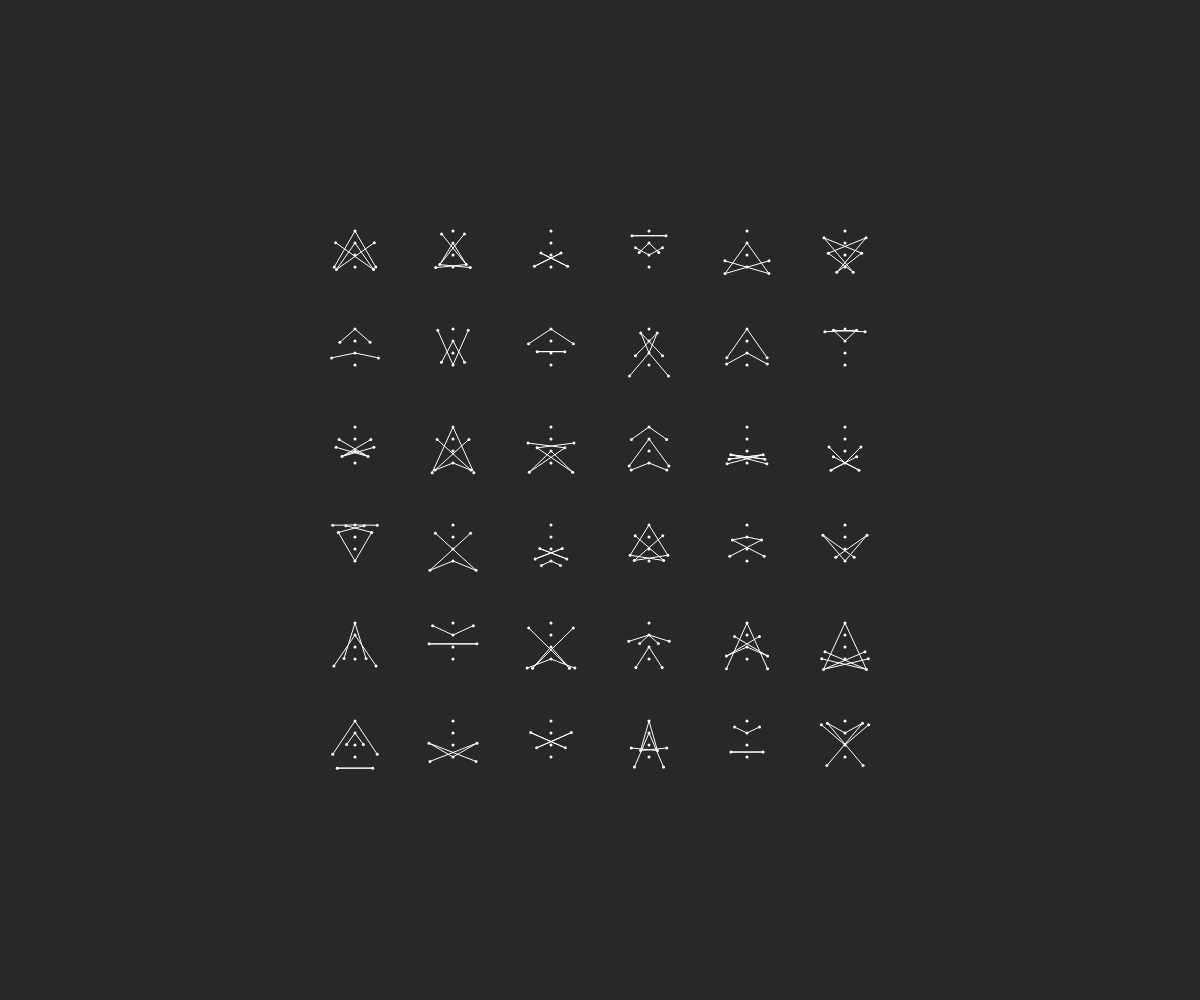
Frame 1 (no input)
Frame 2 (the mouse pressed at the canvas centre, redrawn once): identical to frame 1, image omitted

The p5.js sketch that drew this single still picture (run headless with seeded random() and noise() and a simulated clock; the mouse was pressed at the canvas centre and the sketch redrawn once):

// p5.js sketch
// ── sketch.js
var canvas;

const CFG = {
  icon_width : 48,
  icon_height: 48,
  min_pt_count: 2,
  max_pt_count: 4,
  axis_pt_count: 4,
  center_offset: 0.66,

  // For drawing multiple icons
  icon_margin: 50,
  l_h: 6
}

let icons = [];

function setup() {
  canvas = createCanvas(window.innerWidth, window.innerHeight);
  noLoop();
  smooth();

  for (let i = 0; i < Math.pow(CFG.l_h, 2); i++) {
    icons.push( new Icon() );
  }

}

function draw() {

  background( 40 );
  
  let total_width = CFG.l_h * CFG.icon_width + (CFG.l_h - 1) * CFG.icon_margin;
  let total_height = CFG.l_h * CFG.icon_height + (CFG.l_h - 1) * CFG.icon_margin;
  translate( width/2 - total_width/2, height/2 - total_height/2 );
  
  for (let i = 0; i < icons.length; i++) {
    icons[i].drawPoints();
    icons[i].drawConnections();
    if ((i + 1) % CFG.l_h == 0 && i > 0) {
      translate( -total_width + CFG.icon_width, CFG.icon_height + CFG.icon_margin );
    } else {
      translate( CFG.icon_width + CFG.icon_margin, 0 );
    }
  }

}
// ── icon.js
class Icon {
  
  constructor() {
    this.points = this.makePoints();
    this.connections = this.makeConnections();
  }

  makePoints () {
    // Left and right side
    let pt_count = Math.floor( random( CFG.min_pt_count, CFG.max_pt_count ) );
    let points_left = [];
    let points_right = [];
    let points_center = [];
    for (let i = 0; i < pt_count; i++) {
      let pt_x = random( 0, CFG.icon_width * (CFG.center_offset / 2) );
      let pt_y = random( 0, CFG.icon_height );
      let pt_left = createVector( pt_x, pt_y );
      let pt_right = createVector( CFG.icon_width - pt_x , pt_y );
      points_left.push( pt_left );
      points_right.push( pt_right );
    }
    // Center axis
    let y_inc = CFG.icon_height / CFG.axis_pt_count;
    for (let i = 0; i < CFG.axis_pt_count; i++) {
      let pt = createVector( CFG.icon_width / 2, i * y_inc );
      points_center.push( pt );
    }

    return { left: points_left, right: points_right, center: points_center };
  }

  makeConnections() {
    let connections = [];
    for (let i = 0; i < this.points.left.length; i++) {
      var toCenter = Math.random() >= 0.5;
      if (toCenter) {
        let rand_i = floor( random( 0, this.points.center.length ) );
        connections.push( [ this.points.left[i], this.points.center[rand_i] ] );
        connections.push( [ this.points.right[i], this.points.center[rand_i] ] );
      } else {
        let rand_i = floor( random( 0, this.points.left.length ) );
        if ( rand_i == i ) rand_i = floor( random( 0, this.points.left.length ) );
        connections.push( [ this.points.left[i], this.points.right[rand_i] ] );
        connections.push( [ this.points.right[i], this.points.left[rand_i] ] );
      }
    }
    return connections;
  }

  drawConnections() {
    strokeWeight( 1 );
    stroke( 255 );
    for (let i = 0; i < this.connections.length; i++) {
      line( this.connections[i][0].x, this.connections[i][0].y, this.connections[i][1].x, this.connections[i][1].y );
    }
  }

  drawPoints() {
    noFill();
    strokeWeight( 3 );
    stroke( 255 );
    for ( let pt of this.points.left ) {
      point( pt.x, pt.y );
    }
    for ( let pt of this.points.right ) {
      point( pt.x, pt.y );
    }
    for ( let pt of this.points.center ) {
      point( pt.x, pt.y );
    }
  }

}
